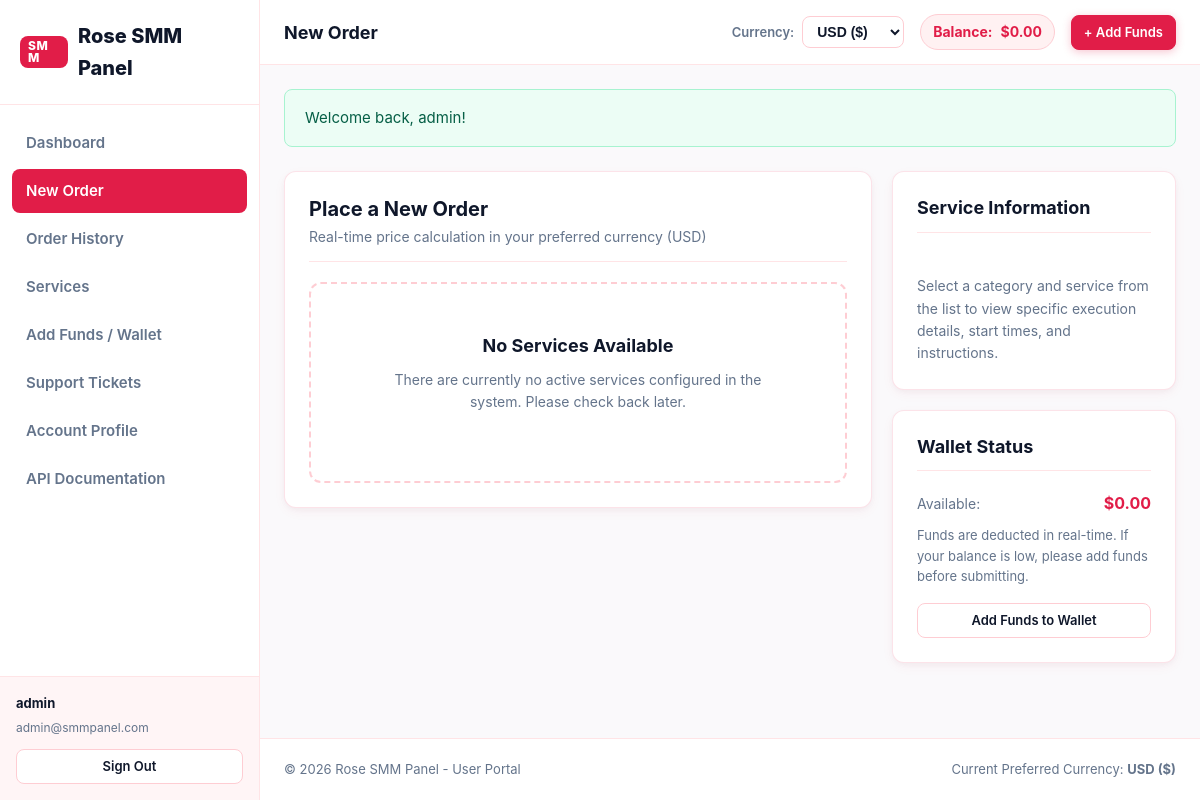
The app's page /new-order (signed in) with its own data.
### tables this page shows
CREATE TABLE `users` (
  `id` INT AUTO_INCREMENT PRIMARY KEY,
  `username` VARCHAR(64) NOT NULL UNIQUE,
  `email` VARCHAR(191) NOT NULL UNIQUE,
  `password` VARCHAR(255) NOT NULL,
  `role` ENUM('user', 'admin') NOT NULL DEFAULT 'user',
  `balance` DECIMAL(15, 4) NOT NULL DEFAULT 0.0000,
  `currency_code` VARCHAR(10) NOT NULL DEFAULT 'USD',
  `api_key` VARCHAR(64) UNIQUE NULL,
  `status` ENUM('active', 'suspended', 'pending') NOT NULL DEFAULT 'active',
  `reset_token` VARCHAR(64) NULL,
  `reset_expires` DATETIME NULL,
  `created_at` TIMESTAMP NOT NULL DEFAULT CURRENT_TIMESTAMP,
  `updated_at` TIMESTAMP NOT NULL DEFAULT CURRENT_TIMESTAMP ON UPDATE CURRENT_TIMESTAMP,
  INDEX `idx_users_role` (`role`),
  INDEX `idx_users_status` (`status`)
);

CREATE TABLE `currencies` (
  `id` INT AUTO_INCREMENT PRIMARY KEY,
  `code` VARCHAR(10) NOT NULL UNIQUE,
  `name` VARCHAR(64) NOT NULL,
  `symbol` VARCHAR(10) NOT NULL,
  `rate` DECIMAL(15, 6) NOT NULL DEFAULT 1.000000,
  `is_default` TINYINT(1) NOT NULL DEFAULT 0,
  `status` ENUM('active', 'inactive') NOT NULL DEFAULT 'active',
  `updated_at` TIMESTAMP NOT NULL DEFAULT CURRENT_TIMESTAMP ON UPDATE CURRENT_TIMESTAMP
);

### includes/functions.php (called while the page is built, shortened)
<?php
require_once __DIR__ . '/../db.php';
function e(?string $string): string {
    return htmlspecialchars($string ?? '', ENT_QUOTES, 'UTF-8');
}
function get_setting(string $key, ?string $default = null): ?string {
    static $settingsCache = null;
    if ($settingsCache === null) {
        $rows = DB::fetchAll("SELECT setting_key, setting_value FROM settings");
        $settingsCache = [];
        foreach ($rows as $row) {
            $settingsCache[$row['setting_key']] = $row['setting_value'];
        }
    }
    return $settingsCache[$key] ?? $default;
}
function flash_get(): ?array {
    if (isset($_SESSION['flash'])) {
        $flash = $_SESSION['flash'];
        return $flash;
    }
    return null;
}

### db.php (called while the page is built, shortened)
<?php
class DB {
    private static ?PDO $instance = null;
    public static function getConnection(): PDO {
        if (self::$instance === null) {
            $dsn = sprintf(
                'mysql:host=%s;port=%s;dbname=%s;charset=utf8mb4',
                DB_HOST,
                DB_PORT,
                DB_NAME
            );
            $options = [
                PDO::ATTR_ERRMODE            => PDO::ERRMODE_EXCEPTION,
                PDO::ATTR_DEFAULT_FETCH_MODE => PDO::FETCH_ASSOC,
                PDO::ATTR_EMULATE_PREPARES   => false,
                PDO::MYSQL_ATTR_INIT_COMMAND => "SET NAMES utf8mb4 COLLATE utf8mb4_unicode_ci"
            ];
            try {
                self::$instance = new PDO($dsn, DB_USER, DB_PASS, $options);
            } catch (PDOException $e) {
                error_log("Database Connection Error: " . $e->getMessage());
                http_response_code(500);
                die("<div style='font-family:system-ui;padding:40px;max-width:500px;margin:50px auto;border-radius:12px;background:#fff;border:1px solid #fecdd3;color:#9f1239;'>
                    <h2 style='margin-top:0;'>Database Connection Required</h2>
                    <p>Unable to connect to the MySQL database. Please verify your database configuration in <code>config.php</code> or <code>.env</code>.</p>
                </div>");
            }
        }
        return self::$instance;
    }
    public static function query(string $sql, array $params = []): PDOStatement {
        $stmt = self::getConnection()->prepare($sql);
        $stmt->execute($params);
        return $stmt;
    }
    public static function fetch(string $sql, array $params = []): ?array {
        $stmt = self::query($sql, $params);
        $result = $stmt->fetch();
        return $result ?: null;
    }
    public static function fetchAll(string $sql, array $params = []): array {
        $stmt = self::query($sql, $params);
        return $stmt->fetchAll();
    }
}

### includes/auth.php (called while the page is built, shortened)
<?php
require_once __DIR__ . '/../db.php';
require_once __DIR__ . '/functions.php';
class Auth {
    private static ?array $currentUser = null;
    public static function check(): bool {
        return !empty($_SESSION['user_id']);
    }
    public static function user(): ?array {
        if (self::$currentUser === null) {
            $user = DB::fetch(
                "SELECT u.*, c.symbol as currency_symbol, c.rate as currency_rate, c.name as currency_name
                 FROM users u
                 LEFT JOIN currencies c ON u.currency_code = c.code
                 WHERE u.id = ? LIMIT 1",
                [$_SESSION['user_id']]
            );
            if ($user && $user['status'] === 'active') {
                self::$currentUser = $user;
            } else {
                self::logout();
                return null;
            }
        }
        return self::$currentUser;
    }
}

### includes/currency.php (called while the page is built, shortened)
<?php
require_once __DIR__ . '/../db.php';
class Currency {
    private static ?array $currencyCache = null;
    public static function getAllActive(): array {
        if (self::$currencyCache === null) {
            self::$currencyCache = DB::fetchAll("SELECT * FROM currencies WHERE status = 'active' ORDER BY is_default DESC, code ASC");
        }
        return self::$currencyCache;
    }
    public static function get(string $code): ?array {
        $currencies = self::getAllActive();
        foreach ($currencies as $c) {
            if ($c['code'] === $code) {
                return $c;
            }
        }
        return DB::fetch("SELECT * FROM currencies WHERE code = ? LIMIT 1", [$code]);
    }
    public static function getUserCurrency(?array $user = null): array {
        if ($user && !empty($user['currency_code'])) {
            $curr = self::get($user['currency_code']);
            if ($curr) {
                return $curr;
            }
        }
        $default = DB::fetch("SELECT * FROM currencies WHERE is_default = 1 AND status = 'active' LIMIT 1");
        return $default ?: self::getBaseCurrency();
    }
    public static function format(float $amountUsd, ?array $currency = null, int $decimals = 2): string {
        $rate = (float)($currency['rate'] ?? 1.0);
        $symbol = $currency['symbol'] ?? '$';
        $converted = round($amountUsd * $rate, 4);
        return $symbol . number_format($converted, $decimals);
    }
}

### themes/classic/views/user/new_order.php (the view, shortened to what this page needs)
<?php
$pageTitle = 'New Order';
$currentPage = 'new_order';
require __DIR__ . '/header.php';
$services = DB::fetchAll(
    "SELECT id, category_id, name, type, rate, min_quantity, max_quantity, description
     FROM services
     WHERE status = 'active'
     ORDER BY id ASC"
);
?>
<div class="grid grid-cols-3" style="align-items: start;">
  <div class="card" style="grid-column: span 2;" id="new_order_card">
    <div class="card-header">
      <div>
        <h3 class="card-title">Place a New Order</h3>
        <p class="card-subtitle">Real-time price calculation in your preferred currency (<?= e($userCurrency['code']) ?>)</p>
      </div>
    </div>
    <?php if (empty($services)): ?>
      <div class="empty-state" id="empty_services_order_state">
        <div class="empty-title">No Services Available</div>
        <p class="empty-desc">There are currently no active services configured in the system. Please check back later.</p>
      </div>
    <?php endif; ?>
  </div>
  <div style="display: flex; flex-direction: column; gap: 1.25rem;">
    <div class="card" id="service_details_card">
      <div class="card-header">
        <h4 class="card-title" style="font-size: 1.125rem;">Service Information</h4>
      </div>
      <div class="card-body">
        <div id="service_description" style="font-size: 0.875rem; color: var(--text-muted); line-height: 1.6; white-space: pre-line;">
          Select a category and service from the list to view specific execution details, start times, and instructions.
        </div>
      </div>
    </div>
    <div class="card" id="balance_status_card">
      <div class="card-header">
        <h4 class="card-title" style="font-size: 1.125rem;">Wallet Status</h4>
      </div>
      <div class="card-body">
        <div class="item-card-row" style="margin-bottom: 0.5rem;">
          <span style="font-size: 0.875rem; color: var(--text-muted);">Available:</span>
          <span style="font-weight: 700; color: var(--primary-rose);"><?= Currency::format((float)$user['balance'], $userCurrency) ?></span>
        </div>
        <p style="font-size: 0.8125rem; color: var(--text-muted); margin-bottom: 1rem;">
          Funds are deducted in real-time. If your balance is low, please add funds before submitting.
        </p>
        <a href="/add-funds" class="btn btn-secondary btn-sm btn-block">Add Funds to Wallet</a>
      </div>
    </div>
  </div>
</div>
<?php require __DIR__ . '/footer.php'; ?>

### themes/classic/views/user/header.php (shortened to what this page needs)
<?php
require_once __DIR__ . '/../../../../includes/auth.php';
require_once __DIR__ . '/../../../../includes/currency.php';
$user = Auth::user();
$userCurrency = Currency::getUserCurrency($user);
$activeCurrencies = Currency::getAllActive();
$currentPage = $currentPage ?? 'dashboard';
?>
<!DOCTYPE html>
<html lang="en">
<head>
  <link rel="stylesheet" href="/themes/classic/assets/css/style.css">
</head>
<body>
<div class="panel-wrapper">
  <?php require __DIR__ . '/sidebar.php'; ?>
  <div class="panel-main">
    <header class="panel-topbar" id="user_topbar">
      <div style="display: flex; align-items: center; gap: 0.75rem;">
        <h2 style="font-size: 1.125rem; font-weight: 700; margin: 0;"><?= e($pageTitle ?? 'Dashboard') ?></h2>
      </div>
      <div style="display: flex; align-items: center; gap: 1rem; flex-wrap: wrap;">
        <form method="POST" action="/user/currency" class="currency-selector-form" id="user_currency_form">
          <label for="user_currency_select" style="font-size: 0.8125rem; font-weight: 600; color: var(--text-muted);">Currency:</label>
          <select name="currency" id="user_currency_select" class="currency-select" onchange="this.form.submit()">
            <?php foreach ($activeCurrencies as $c): ?>
              <option value="<?= e($c['code']) ?>" <?= $user['currency_code'] === $c['code'] ? 'selected' : '' ?>>
                <?= e($c['code']) ?> (<?= e($c['symbol']) ?>)
              </option>
            <?php endforeach; ?>
          </select>
        </form>
        <div class="user-balance-pill" id="user_wallet_pill">
          <span>Balance:</span>
          <span><?= Currency::format((float)$user['balance'], $userCurrency) ?></span>
        </div>
        <a href="/add-funds" class="btn btn-primary btn-sm" id="topbar_add_funds_btn">+ Add Funds</a>
      </div>
    </header>
    <div class="panel-content">
      <?php if ($flash = flash_get()): ?>
        <div class="alert alert-<?= e($flash['type']) ?>" id="user_flash_alert">
          <span><?= e($flash['message']) ?></span>
        </div>
      <?php endif; ?>

### themes/classic/views/user/sidebar.php
<?php
$currentPage = $currentPage ?? 'dashboard';
$siteName = e(get_setting('site_name', 'Rose SMM Panel'));
?>
<aside class="panel-sidebar" id="user_sidebar">
  <div class="sidebar-header">
    <a href="/dashboard" class="brand-logo" id="user_sidebar_logo">
      <span class="brand-badge">SMM</span>
      <span><?= $siteName ?></span>
    </a>
  </div>
  <nav class="sidebar-nav" id="user_sidebar_nav">
    <a href="/dashboard" class="nav-link <?= $currentPage === 'dashboard' ? 'active' : '' ?>" id="link_dashboard">
      Dashboard
    </a>
    <a href="/new-order" class="nav-link <?= $currentPage === 'new_order' ? 'active' : '' ?>" id="link_new_order">
      New Order
    </a>
    <a href="/orders" class="nav-link <?= $currentPage === 'orders' ? 'active' : '' ?>" id="link_orders">
      Order History
    </a>
    <a href="/user/services" class="nav-link <?= $currentPage === 'services' ? 'active' : '' ?>" id="link_services">
      Services
    </a>
    <a href="/add-funds" class="nav-link <?= $currentPage === 'add_funds' ? 'active' : '' ?>" id="link_add_funds">
      Add Funds / Wallet
    </a>
    <a href="/tickets" class="nav-link <?= $currentPage === 'tickets' ? 'active' : '' ?>" id="link_tickets">
      Support Tickets
    </a>
    <a href="/profile" class="nav-link <?= $currentPage === 'profile' ? 'active' : '' ?>" id="link_profile">
      Account Profile
    </a>
    <a href="/api-docs" class="nav-link <?= $currentPage === 'api_docs' ? 'active' : '' ?>" id="link_api_docs">
      API Documentation
    </a>
  </nav>
  <div class="sidebar-footer">
    <div style="font-size: 0.8125rem; font-weight: 700; color: var(--text-main); margin-bottom: 0.25rem;">
      <?= e($user['username']) ?>
    </div>
    <div style="font-size: 0.75rem; color: var(--text-muted); margin-bottom: 0.75rem;">
      <?= e($user['email']) ?>
    </div>
    <a href="/logout" class="btn btn-secondary btn-sm btn-block" id="user_logout_btn">
      Sign Out
    </a>
  </div>
</aside>

### themes/classic/views/user/footer.php (shortened to what this page needs)
<?php
$siteName = e(get_setting('site_name', 'Rose SMM Panel'));
?>
    </div>
    <footer class="panel-footer" id="user_panel_footer">
      <span>&copy; <?= date('Y') ?> <?= $siteName ?> - User Portal</span>
      <span>Current Preferred Currency: <strong><?= e($userCurrency['code']) ?> (<?= e($userCurrency['symbol']) ?>)</strong></span>
    </footer>
  </div>
</div>
</body>
</html>

### records on screen
users: username "admin", email "admin@smmpanel.com", currency "USD ($)", balance.rate "$0.00"
currencies: code "USD", symbol "$"

### other values on screen
$siteName "Rose SMM Panel"
$pageTitle "New Order"
$flash['message'] "Welcome back, admin!"
